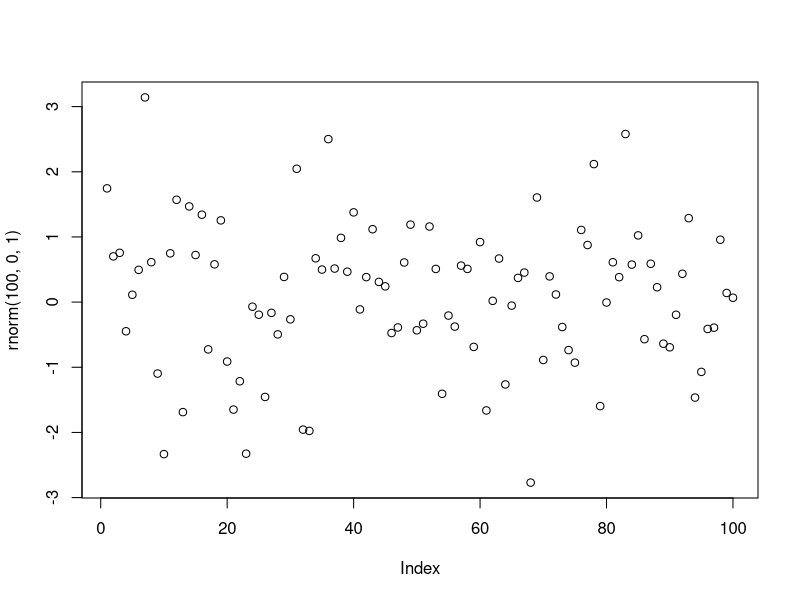

This figure's R source:
## ---- chunk 1
plot(rnorm(100,0,1))
